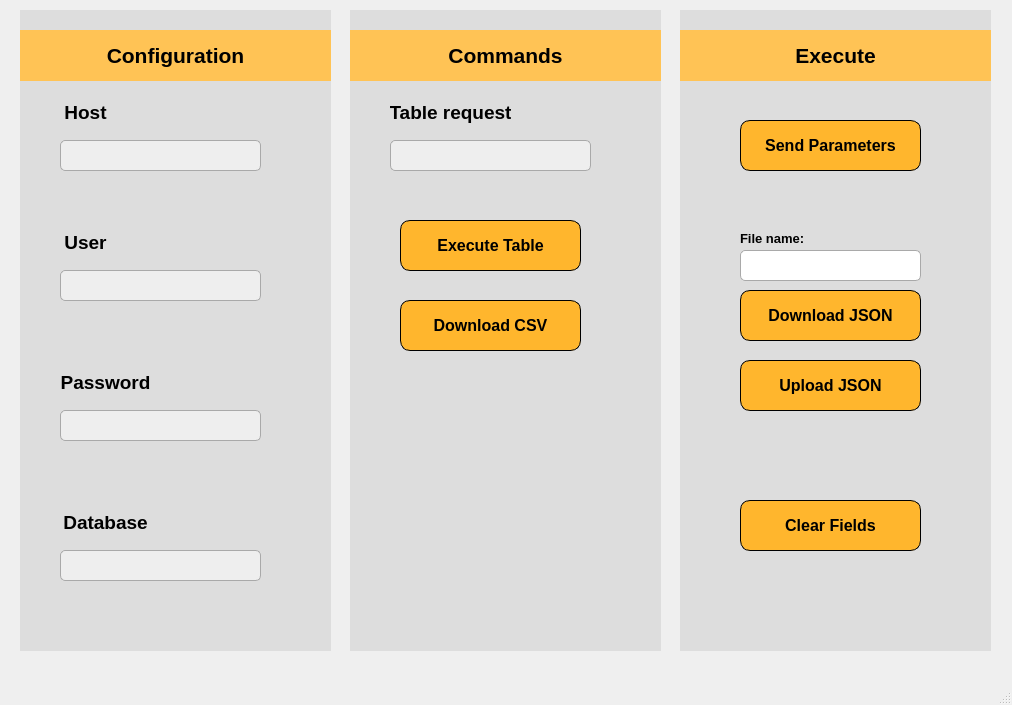
<?xml version="1.0" encoding="UTF-8"?>
<ui version="4.0">
 <class>MainWindow</class>
 <widget class="QMainWindow" name="MainWindow">
  <property name="geometry">
   <rect>
    <x>0</x>
    <y>0</y>
    <width>1012</width>
    <height>705</height>
   </rect>
  </property>
  <property name="windowTitle">
   <string>data_server</string>
  </property>
  <widget class="QWidget" name="centralwidget">
   <widget class="QWidget" name="background2" native="true">
    <property name="geometry">
     <rect>
      <x>350</x>
      <y>10</y>
      <width>311</width>
      <height>641</height>
     </rect>
    </property>
    <property name="styleSheet">
     <string notr="true">background-color: rgb(221, 221, 221)</string>
    </property>
    <widget class="QWidget" name="commands_background" native="true">
     <property name="geometry">
      <rect>
       <x>0</x>
       <y>20</y>
       <width>311</width>
       <height>51</height>
      </rect>
     </property>
     <property name="layoutDirection">
      <enum>Qt::LeftToRight</enum>
     </property>
     <property name="autoFillBackground">
      <bool>false</bool>
     </property>
     <property name="styleSheet">
      <string notr="true">QWidget {
    background-color: #ffc355; /* cor de fundo amarela */
    /*border-radius: 10px;*/

}
</string>
     </property>
     <widget class="QLabel" name="commands_label">
      <property name="geometry">
       <rect>
        <x>90</x>
        <y>10</y>
        <width>131</width>
        <height>30</height>
       </rect>
      </property>
      <property name="font">
       <font>
        <family>Segoe UI</family>
        <pointsize>16</pointsize>
        <weight>75</weight>
        <bold>true</bold>
       </font>
      </property>
      <property name="layoutDirection">
       <enum>Qt::LeftToRight</enum>
      </property>
      <property name="styleSheet">
       <string notr="true">QLabel {
    border: none;
}
</string>
      </property>
      <property name="text">
       <string>Commands</string>
      </property>
      <property name="alignment">
       <set>Qt::AlignCenter</set>
      </property>
      <property name="wordWrap">
       <bool>false</bool>
      </property>
     </widget>
    </widget>
    <widget class="QLabel" name="table_request">
     <property name="geometry">
      <rect>
       <x>40</x>
       <y>90</y>
       <width>121</width>
       <height>25</height>
      </rect>
     </property>
     <property name="font">
      <font>
       <family>Segoe UI</family>
       <pointsize>14</pointsize>
       <weight>75</weight>
       <bold>true</bold>
      </font>
     </property>
     <property name="layoutDirection">
      <enum>Qt::LeftToRight</enum>
     </property>
     <property name="styleSheet">
      <string notr="true">QLabel {
    border: none;
}
</string>
     </property>
     <property name="text">
      <string>Table request</string>
     </property>
     <property name="alignment">
      <set>Qt::AlignCenter</set>
     </property>
     <property name="wordWrap">
      <bool>false</bool>
     </property>
    </widget>
    <widget class="QPushButton" name="execute_table">
     <property name="geometry">
      <rect>
       <x>50</x>
       <y>210</y>
       <width>181</width>
       <height>51</height>
      </rect>
     </property>
     <property name="font">
      <font>
       <family>Segoe UI</family>
       <pointsize>12</pointsize>
       <weight>75</weight>
       <bold>true</bold>
      </font>
     </property>
     <property name="styleSheet">
      <string notr="true">QWidget {
    background-color: #FFB62D; /* cor de fundo amarela */
    border-radius: 10px; /* bordas arredondadas */
    border: 1px solid black; /* borda sólida preta */
}
</string>
     </property>
     <property name="text">
      <string>Execute Table</string>
     </property>
    </widget>
    <widget class="QPushButton" name="download_csv">
     <property name="geometry">
      <rect>
       <x>50</x>
       <y>290</y>
       <width>181</width>
       <height>51</height>
      </rect>
     </property>
     <property name="font">
      <font>
       <family>Segoe UI</family>
       <pointsize>12</pointsize>
       <weight>75</weight>
       <bold>true</bold>
      </font>
     </property>
     <property name="styleSheet">
      <string notr="true">QWidget {
    background-color: #FFB62D; /* cor de fundo amarela */
    border-radius: 10px; /* bordas arredondadas */
    border: 1px solid black; /* borda sólida preta */
}
</string>
     </property>
     <property name="text">
      <string>Download CSV</string>
     </property>
    </widget>
    <widget class="QLineEdit" name="lineEdit1">
     <property name="geometry">
      <rect>
       <x>40</x>
       <y>130</y>
       <width>201</width>
       <height>31</height>
      </rect>
     </property>
     <property name="styleSheet">
      <string notr="true">    background-color: rgb(238, 238, 238);
    border: 1px solid #a9a9a9;
    border-radius: 5px; 
    padding: 1px 3px; </string>
     </property>
    </widget>
   </widget>
   <widget class="QWidget" name="background1" native="true">
    <property name="geometry">
     <rect>
      <x>20</x>
      <y>10</y>
      <width>311</width>
      <height>641</height>
     </rect>
    </property>
    <property name="font">
     <font>
      <family>Segoe UI</family>
      <weight>75</weight>
      <bold>true</bold>
     </font>
    </property>
    <property name="styleSheet">
     <string notr="true">background-color: rgb(221, 221, 221)</string>
    </property>
    <widget class="QWidget" name="configuration_background" native="true">
     <property name="geometry">
      <rect>
       <x>0</x>
       <y>20</y>
       <width>311</width>
       <height>51</height>
      </rect>
     </property>
     <property name="layoutDirection">
      <enum>Qt::LeftToRight</enum>
     </property>
     <property name="autoFillBackground">
      <bool>false</bool>
     </property>
     <property name="styleSheet">
      <string notr="true">QWidget {
    background-color: #ffc355; /* cor de fundo amarela */
    /*border-radius: 10px;*/

}
</string>
     </property>
     <widget class="QLabel" name="configuration_label">
      <property name="geometry">
       <rect>
        <x>70</x>
        <y>10</y>
        <width>171</width>
        <height>30</height>
       </rect>
      </property>
      <property name="font">
       <font>
        <family>Segoe UI</family>
        <pointsize>16</pointsize>
        <weight>75</weight>
        <bold>true</bold>
       </font>
      </property>
      <property name="layoutDirection">
       <enum>Qt::LeftToRight</enum>
      </property>
      <property name="styleSheet">
       <string notr="true">QLabel {
    border: none;
}
</string>
      </property>
      <property name="text">
       <string>Configuration</string>
      </property>
      <property name="alignment">
       <set>Qt::AlignCenter</set>
      </property>
      <property name="wordWrap">
       <bool>false</bool>
      </property>
     </widget>
    </widget>
    <widget class="QLabel" name="host">
     <property name="geometry">
      <rect>
       <x>40</x>
       <y>90</y>
       <width>51</width>
       <height>25</height>
      </rect>
     </property>
     <property name="font">
      <font>
       <family>Segoe UI</family>
       <pointsize>14</pointsize>
       <weight>75</weight>
       <bold>true</bold>
      </font>
     </property>
     <property name="layoutDirection">
      <enum>Qt::LeftToRight</enum>
     </property>
     <property name="styleSheet">
      <string notr="true">QLabel {
    border: none;
}
</string>
     </property>
     <property name="text">
      <string>Host</string>
     </property>
     <property name="alignment">
      <set>Qt::AlignCenter</set>
     </property>
     <property name="wordWrap">
      <bool>false</bool>
     </property>
    </widget>
    <widget class="QLabel" name="user">
     <property name="geometry">
      <rect>
       <x>40</x>
       <y>220</y>
       <width>51</width>
       <height>25</height>
      </rect>
     </property>
     <property name="font">
      <font>
       <family>Segoe UI</family>
       <pointsize>14</pointsize>
       <weight>75</weight>
       <bold>true</bold>
      </font>
     </property>
     <property name="layoutDirection">
      <enum>Qt::LeftToRight</enum>
     </property>
     <property name="styleSheet">
      <string notr="true">QLabel {
    border: none;
}
</string>
     </property>
     <property name="text">
      <string>User</string>
     </property>
     <property name="alignment">
      <set>Qt::AlignCenter</set>
     </property>
     <property name="wordWrap">
      <bool>false</bool>
     </property>
    </widget>
    <widget class="QLabel" name="password">
     <property name="geometry">
      <rect>
       <x>40</x>
       <y>360</y>
       <width>91</width>
       <height>25</height>
      </rect>
     </property>
     <property name="font">
      <font>
       <family>Segoe UI</family>
       <pointsize>14</pointsize>
       <weight>75</weight>
       <bold>true</bold>
      </font>
     </property>
     <property name="layoutDirection">
      <enum>Qt::LeftToRight</enum>
     </property>
     <property name="styleSheet">
      <string notr="true">QLabel {
    border: none;
}
</string>
     </property>
     <property name="text">
      <string>Password</string>
     </property>
     <property name="alignment">
      <set>Qt::AlignCenter</set>
     </property>
     <property name="wordWrap">
      <bool>false</bool>
     </property>
    </widget>
    <widget class="QLabel" name="database">
     <property name="geometry">
      <rect>
       <x>40</x>
       <y>500</y>
       <width>91</width>
       <height>25</height>
      </rect>
     </property>
     <property name="font">
      <font>
       <family>Segoe UI</family>
       <pointsize>14</pointsize>
       <weight>75</weight>
       <bold>true</bold>
      </font>
     </property>
     <property name="layoutDirection">
      <enum>Qt::LeftToRight</enum>
     </property>
     <property name="styleSheet">
      <string notr="true">QLabel {
    border: none;
}
</string>
     </property>
     <property name="text">
      <string>Database</string>
     </property>
     <property name="alignment">
      <set>Qt::AlignCenter</set>
     </property>
     <property name="wordWrap">
      <bool>false</bool>
     </property>
    </widget>
    <widget class="QLineEdit" name="lineEdit2">
     <property name="geometry">
      <rect>
       <x>40</x>
       <y>130</y>
       <width>201</width>
       <height>31</height>
      </rect>
     </property>
     <property name="styleSheet">
      <string notr="true">    background-color: rgb(238, 238, 238);
    border: 1px solid #a9a9a9;
    border-radius: 5px; 
    padding: 1px 3px; </string>
     </property>
    </widget>
    <widget class="QLineEdit" name="lineEdit3">
     <property name="geometry">
      <rect>
       <x>40</x>
       <y>260</y>
       <width>201</width>
       <height>31</height>
      </rect>
     </property>
     <property name="styleSheet">
      <string notr="true">    background-color: rgb(238, 238, 238);
    border: 1px solid #a9a9a9;
    border-radius: 5px; 
    padding: 1px 3px; </string>
     </property>
    </widget>
    <widget class="QLineEdit" name="lineEdit4">
     <property name="geometry">
      <rect>
       <x>40</x>
       <y>400</y>
       <width>201</width>
       <height>31</height>
      </rect>
     </property>
     <property name="styleSheet">
      <string notr="true">    background-color: rgb(238, 238, 238);
    border: 1px solid #a9a9a9;
    border-radius: 5px; 
    padding: 1px 3px; </string>
     </property>
    </widget>
    <widget class="QLineEdit" name="lineEdit5">
     <property name="geometry">
      <rect>
       <x>40</x>
       <y>540</y>
       <width>201</width>
       <height>31</height>
      </rect>
     </property>
     <property name="styleSheet">
      <string notr="true">    background-color: rgb(238, 238, 238);
    border: 1px solid #a9a9a9;
    border-radius: 5px; 
    padding: 1px 3px; </string>
     </property>
    </widget>
   </widget>
   <widget class="QWidget" name="background3" native="true">
    <property name="geometry">
     <rect>
      <x>680</x>
      <y>10</y>
      <width>311</width>
      <height>641</height>
     </rect>
    </property>
    <property name="styleSheet">
     <string notr="true">background-color: rgb(221, 221, 221)</string>
    </property>
    <widget class="QWidget" name="execute_background" native="true">
     <property name="geometry">
      <rect>
       <x>0</x>
       <y>20</y>
       <width>311</width>
       <height>51</height>
      </rect>
     </property>
     <property name="layoutDirection">
      <enum>Qt::LeftToRight</enum>
     </property>
     <property name="autoFillBackground">
      <bool>false</bool>
     </property>
     <property name="styleSheet">
      <string notr="true">QWidget {
    background-color: #ffc355; /* cor de fundo amarela */
    /*border-radius: 10px;*/

}
</string>
     </property>
     <widget class="QLabel" name="execute_label">
      <property name="geometry">
       <rect>
        <x>100</x>
        <y>10</y>
        <width>111</width>
        <height>30</height>
       </rect>
      </property>
      <property name="minimumSize">
       <size>
        <width>100</width>
        <height>0</height>
       </size>
      </property>
      <property name="font">
       <font>
        <family>Segoe UI</family>
        <pointsize>16</pointsize>
        <weight>75</weight>
        <bold>true</bold>
       </font>
      </property>
      <property name="layoutDirection">
       <enum>Qt::LeftToRight</enum>
      </property>
      <property name="styleSheet">
       <string notr="true">QLabel {
    border: none;
}
</string>
      </property>
      <property name="text">
       <string>Execute</string>
      </property>
      <property name="alignment">
       <set>Qt::AlignCenter</set>
      </property>
      <property name="wordWrap">
       <bool>false</bool>
      </property>
     </widget>
    </widget>
    <widget class="QPushButton" name="send_parameters">
     <property name="geometry">
      <rect>
       <x>60</x>
       <y>110</y>
       <width>181</width>
       <height>51</height>
      </rect>
     </property>
     <property name="font">
      <font>
       <family>Segoe UI</family>
       <pointsize>12</pointsize>
       <weight>75</weight>
       <bold>true</bold>
      </font>
     </property>
     <property name="styleSheet">
      <string notr="true">QWidget {
    background-color: #FFB62D; /* cor de fundo amarela */
    border-radius: 10px; /* bordas arredondadas */
    border: 1px solid black; /* borda sólida preta */
}
</string>
     </property>
     <property name="text">
      <string>Send Parameters</string>
     </property>
    </widget>
    <widget class="QPushButton" name="download_json">
     <property name="geometry">
      <rect>
       <x>60</x>
       <y>280</y>
       <width>181</width>
       <height>51</height>
      </rect>
     </property>
     <property name="font">
      <font>
       <family>Segoe UI</family>
       <pointsize>12</pointsize>
       <weight>75</weight>
       <bold>true</bold>
      </font>
     </property>
     <property name="styleSheet">
      <string notr="true">QWidget {
    background-color: #FFB62D; /* cor de fundo amarela */
    border-radius: 10px; /* bordas arredondadas */
    border: 1px solid black; /* borda sólida preta */
}
</string>
     </property>
     <property name="text">
      <string>Download JSON</string>
     </property>
    </widget>
    <widget class="QPushButton" name="upload_json">
     <property name="geometry">
      <rect>
       <x>60</x>
       <y>350</y>
       <width>181</width>
       <height>51</height>
      </rect>
     </property>
     <property name="font">
      <font>
       <family>Segoe UI</family>
       <pointsize>12</pointsize>
       <weight>75</weight>
       <bold>true</bold>
      </font>
     </property>
     <property name="styleSheet">
      <string notr="true">QWidget {
    background-color: #FFB62D; /* cor de fundo amarela */
    border-radius: 10px; /* bordas arredondadas */
    border: 1px solid black; /* borda sólida preta */
}
</string>
     </property>
     <property name="text">
      <string>Upload JSON</string>
     </property>
    </widget>
    <widget class="QPushButton" name="clear_fields">
     <property name="geometry">
      <rect>
       <x>60</x>
       <y>490</y>
       <width>181</width>
       <height>51</height>
      </rect>
     </property>
     <property name="font">
      <font>
       <family>Segoe UI</family>
       <pointsize>12</pointsize>
       <weight>75</weight>
       <bold>true</bold>
      </font>
     </property>
     <property name="styleSheet">
      <string notr="true">QWidget {
    background-color: #FFB62D; /* cor de fundo amarela */
    border-radius: 10px; /* bordas arredondadas */
    border: 1px solid black; /* borda sólida preta */
}
</string>
     </property>
     <property name="text">
      <string>Clear Fields</string>
     </property>
    </widget>
    <widget class="QLabel" name="file_name">
     <property name="geometry">
      <rect>
       <x>60</x>
       <y>220</y>
       <width>90</width>
       <height>16</height>
      </rect>
     </property>
     <property name="minimumSize">
      <size>
       <width>90</width>
       <height>0</height>
      </size>
     </property>
     <property name="font">
      <font>
       <family>Segoe UI</family>
       <pointsize>10</pointsize>
       <weight>75</weight>
       <bold>true</bold>
      </font>
     </property>
     <property name="text">
      <string>File name:</string>
     </property>
    </widget>
    <widget class="QLineEdit" name="file_name_input">
     <property name="geometry">
      <rect>
       <x>60</x>
       <y>240</y>
       <width>181</width>
       <height>31</height>
      </rect>
     </property>
     <property name="styleSheet">
      <string notr="true">QLineEdit {
    background-color: white; /* Define o fundo como branco */
    border: 1px solid #a9a9a9; /* Define uma borda sólida com cor cinza */
    border-radius: 5px; /* Cantos arredondados com raio de 5px */
    padding: 1px 3px; /* Espaçamento interno para o texto não tocar a borda */
}
</string>
     </property>
    </widget>
   </widget>
  </widget>
  <widget class="QMenuBar" name="menubar">
   <property name="geometry">
    <rect>
     <x>0</x>
     <y>0</y>
     <width>1012</width>
     <height>21</height>
    </rect>
   </property>
  </widget>
  <widget class="QStatusBar" name="statusbar"/>
 </widget>
 <resources/>
 <connections/>
</ui>
